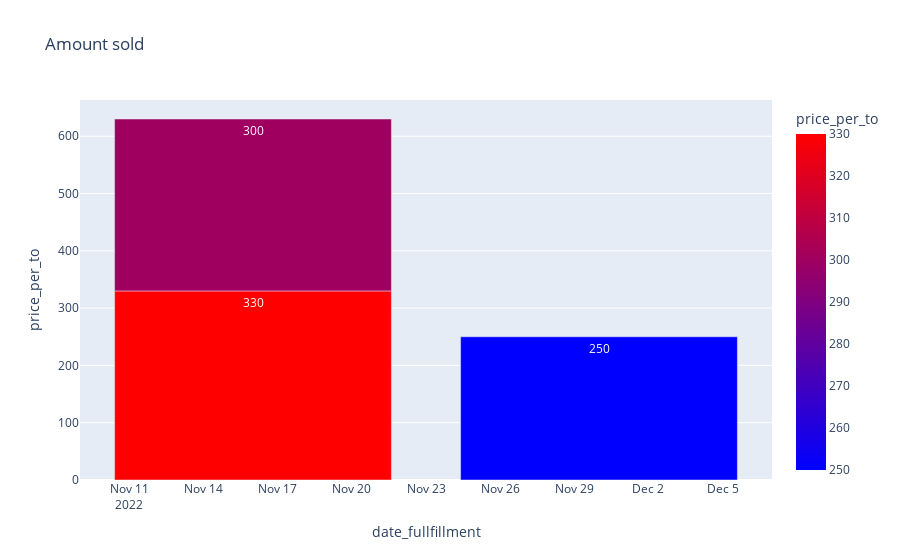

This figure's notebook cell:
### Code cell
fig = px.bar(contracts_df, x="date_fullfillment",
             y="price_per_to", color="price_per_to",
             title="Amount sold",
             color_continuous_scale='Bluered',
            hover_name="date_closure",
            text_auto=True)
fig.show()

### Figure 1 — Plotly figure (JSON) as saved in the notebook; plotly's stock layout.template omitted (floating-point values rounded to 4 significant figures)
{"data": [{"alignmentgroup": "True", "hovertemplate": "<b>%{hovertext}</b><br><br>date_fullfillment=%{x}<br>price_per_to=%{marker.color}<extra></extra>", "hovertext": ["2022-05-18T00:00:00", "2022-05-01T00:00:00", "2022-05-11T00:00:00"], "legendgroup": "", "marker": {"color": [250, 330, 300], "coloraxis": "coloraxis", "pattern": {"shape": ""}}, "name": "", "offsetgroup": "", "orientation": "v", "showlegend": false, "textposition": "auto", "texttemplate": "%{y}", "type": "bar", "x": ["2022-11-30T00:00:00", "2022-11-16T00:00:00", "2022-11-16T00:00:00"], "xaxis": "x", "y": [250, 330, 300], "yaxis": "y"}], "layout": {"autosize": true, "barmode": "relative", "coloraxis": {"colorbar": {"title": {"text": "price_per_to"}}, "colorscale": [[0, "rgb(0,0,255)"], [1, "rgb(255,0,0)"]]}, "legend": {"tracegroupgap": 0}, "title": {"text": "Amount sold"}, "xaxis": {"anchor": "y", "autorange": true, "domain": [0, 1], "range": ["2022-11-09", "2022-12-07"], "title": {"text": "date_fullfillment"}, "type": "date"}, "yaxis": {"anchor": "x", "autorange": true, "domain": [0, 1], "range": [0, 663.2], "title": {"text": "price_per_to"}, "type": "linear"}}}
